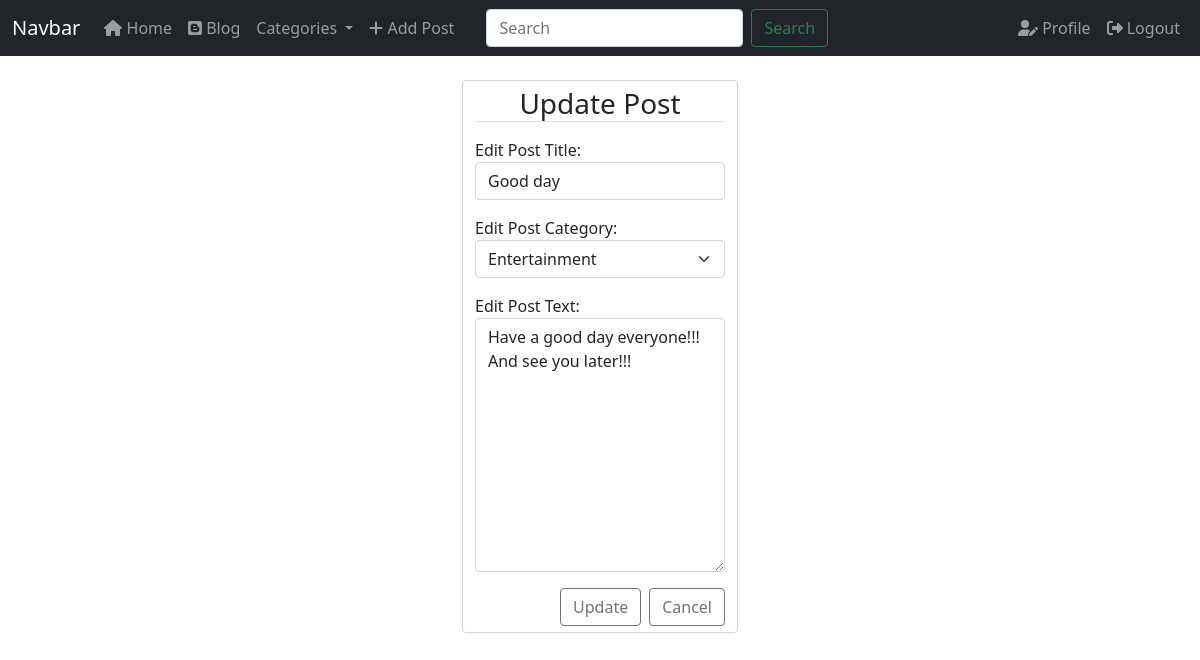
Page /blog/post/25/update/ (signed in) on the earlier database version.
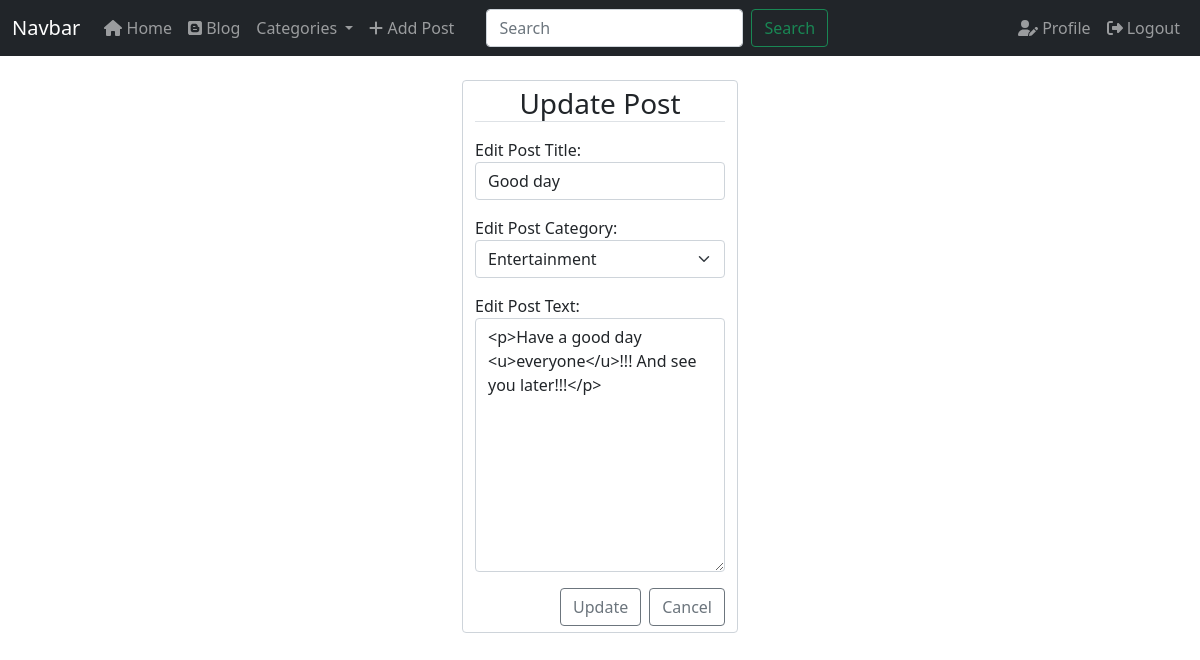
Same page on the later database version.
### apps/blog/models.py (models this page shows, shortened)
class Post(models.Model):
    title = models.CharField(max_length=255)
    author = models.ForeignKey(User, on_delete=models.CASCADE)
    body = RichTextField(blank=True, null=True)
    add_post_date = models.DateTimeField(auto_now_add=True)
    change_post_date = models.DateTimeField(auto_now=True)
    category = models.ForeignKey(Category, on_delete=models.SET_NULL, null=True)
    likes = models.ManyToManyField(User, related_name='post_likes')
    dislikes = models.ManyToManyField(User, related_name='post_dislikes')
    like_updated_at = models.DateTimeField(auto_now=timezone.now())

### apps/blog/views.py (the view, shortened to what this page needs)
# urls.py: path('post/<int:pk>/update/', views.UpdatePostView.as_view(), name='update-post'),
class UpdatePostView(LoginRequiredMixin, UserPassesTestMixin, UpdateView):
    model = Post
    template_name = 'blog/update_post.html'
    form_class = EditPostForm
    def test_func(self):
        post = self.get_object()
        if self.request.user == post.author:
            return True
        return False

### apps/blog/forms.py
class EditPostForm(PostForm):
    PostForm.Meta.labels = {
        'title': 'Edit Post Title',
        'category': 'Edit Post Category',
        'body': 'Edit Post Text',
    }

### apps/blog/context_processors.py (called while the page is built)
def get_context_data(request):
    context = {'category_data': Category.objects.all()}
    return context

### apps/blog/models.py (called while the page is built)
    def __str__(self):
        return self.name

### apps/blog/templates/blog/update_post.html (shortened to what this page needs)
{% extends 'home_page/base.html' %}
{% load crispy_forms_tags %}
{% block content %}
    <div class="container-fluid mt-4">
        <div class="row justify-content-center">
            <div class="col-sm-3">
                <form method="POST" class="form-control">
                    <h3 class="text-center border-bottom mb-3">Update Post</h3>
                    {{ form.as_p|safe }}
                    <div class="d-grid gap-2 d-md-flex justify-content-md-end">
                        <button class="btn btn-outline-secondary" type="submit">Update</button>
                        <a class="btn btn-outline-secondary" href="{% url 'blog:post-details' object.id %}">Cancel</a>
                    </div>
                </form>
            </div>
        </div>
    </div>
{% endblock content %}

Differences in the rows shown:
changed Post "Good day": body "Have a good day everyone!!! And see you later!!!" → "<p>Have a good day <u>everyone</u>!!! And see you later!!!</p>"
